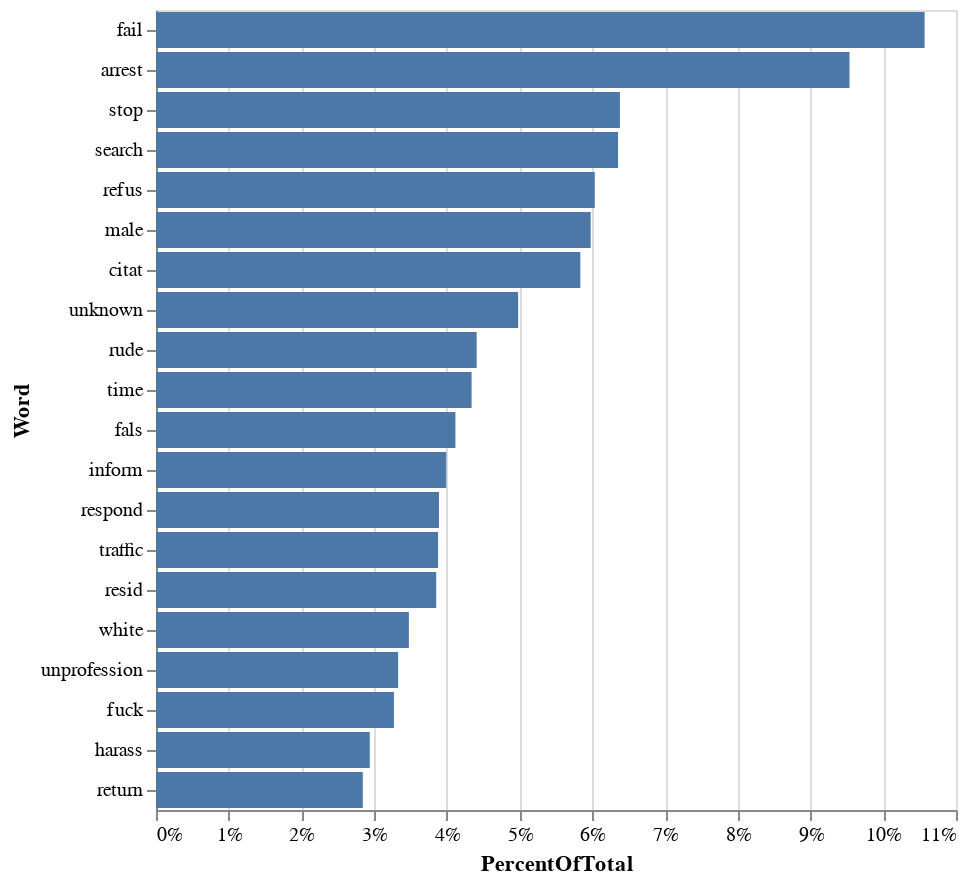

Notebook code for this chart:
### Code cell
# with stemming
stemmed_data = PreProcess(df, additional_stopwords, True)
stemmed_data.plot_word_distributions(20)

### Figure 1 — Vega-Lite specification as saved in the notebook (floating-point values rounded to 4 significant figures)
{"config": {"view": {"continuousWidth": 400, "continuousHeight": 300}}, "data": {"name": "data-0a5a6f651715fc2be69f19dbe5c67b53"}, "mark": "bar", "encoding": {"x": {"type": "quantitative", "axis": {"format": ".0%"}, "field": "PercentOfTotal"}, "y": {"type": "nominal", "field": "Word", "sort": "-x"}}, "transform": [{"joinaggregate": [{"op": "sum", "field": "Count", "as": "TotalCount"}]}, {"calculate": "datum.Count / datum.TotalCount", "as": "PercentOfTotal"}], "$schema": "https://vega.github.io/schema/vega-lite/v4.8.1.json", "datasets": {"data-0a5a6f651715fc2be69f19dbe5c67b53": [{"Word": "fail", "Count": 4523}, {"Word": "arrest", "Count": 4081}, {"Word": "stop", "Count": 2730}, {"Word": "search", "Count": 2719}, {"Word": "refus", "Count": 2582}, {"Word": "male", "Count": 2558}, {"Word": "citat", "Count": 2497}, {"Word": "unknown", "Count": 2131}, {"Word": "rude", "Count": 1887}, {"Word": "time", "Count": 1857}, {"Word": "fals", "Count": 1762}, {"Word": "inform", "Count": 1708}, {"Word": "respond", "Count": 1665}, {"Word": "traffic", "Count": 1660}, {"Word": "resid", "Count": 1649}, {"Word": "white", "Count": 1488}, {"Word": "unprofession", "Count": 1425}, {"Word": "fuck", "Count": 1400}, {"Word": "harass", "Count": 1258}, {"Word": "return", "Count": 1217}]}}
